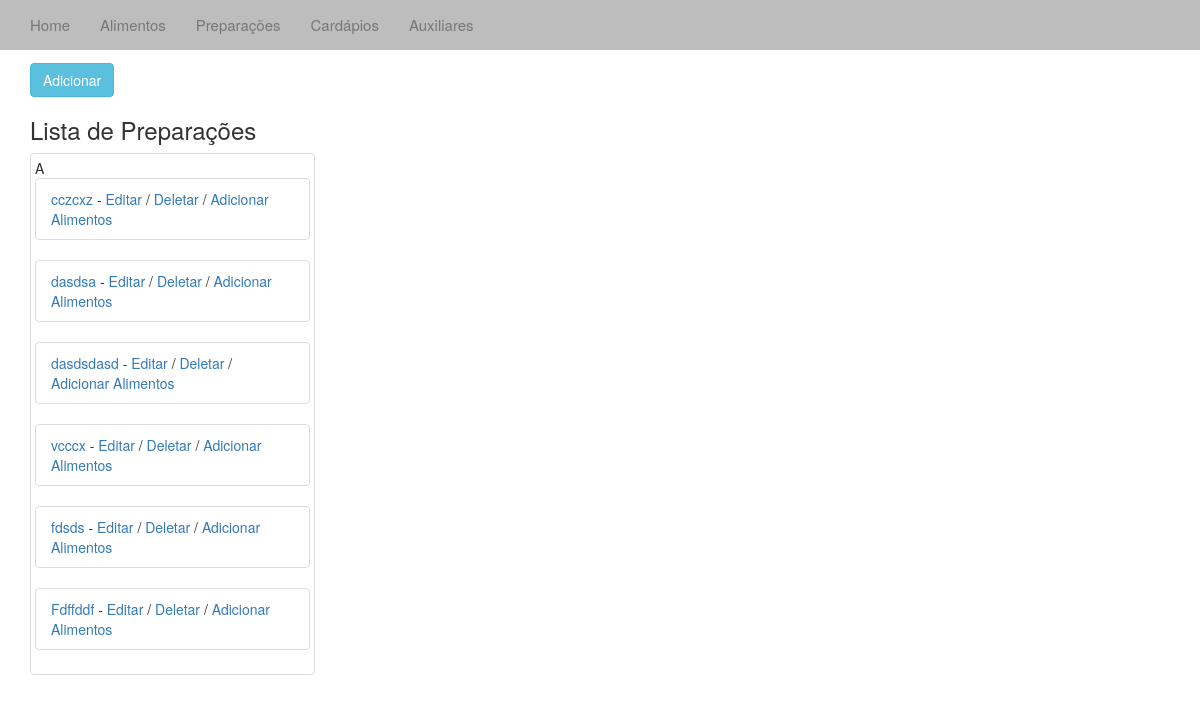
The app's page /prepara/, older data.
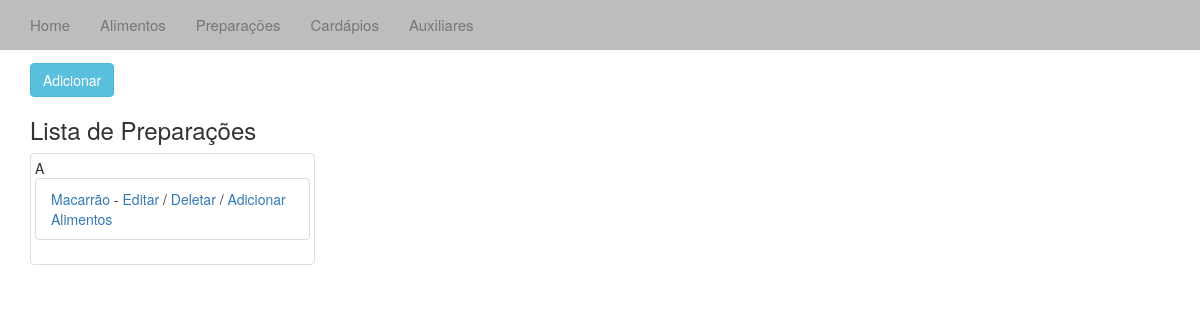
The same page, newer data.
### cardapio/models.py (models this page shows, shortened)
class Aux(models.Model):
	tipo = models.IntegerField(max_length=1)
	desc = models.CharField(max_length=4)

class Prepara(models.Model):
	desc = models.CharField(max_length=40)
	inNatura = models.IntegerField(max_length=1)
	enxofre = models.IntegerField(max_length=1)
	cor = models.CharField(max_length=10)
	tipoPrep = models.CharField(max_length=40)
	coccao = models.CharField(max_length=40)

### cardapio/views.py (the view)
# urls.py: url(r'^prepara/', 'cardapio.views.prepara', name='prepara'),
def prepara(request):
	p_list = Prepara.objects.all()
	aux_list = Aux.objects.all()
	context = {'p_list':p_list,'aux_list':aux_list}
	return render_to_response('prepara.html', context)

### templates/prepara.html (shortened to what this page needs)
{% extends "base.html" %}
{% block body%}
<div class="container-fluid">
	<div class="container">
			<h2>Auxiliares</h2>
			<a href="/addprepara/"><button type="button" class="btn btn-info">Adicionar</button></a>
			<h3>Lista de Preparações</h3>
		{% if p_list %}
			{% for t in aux_list %}
				{% if t.tipo == 2 %}
				<div class="thumbnail col-sm-3">
					{{ t.desc }}
					{% for a in p_list %}
					{% if a.tipoPrep == t.desc %}
					<ul class="list-group">
					<li class="list-group-item">
						<a href="/verprepara/{{ a.id }}"> {{ a.desc }}</a> -
						<a href="/editprepara/{{ a.id }}"> Editar</a> /
						<a href="/deleteprepara/{{ a.id }}"> Deletar </a> /
						<a href="/prep_alimentos/{{ a.id }}"> Adicionar Alimentos </a>
					</li>
					</ul>
					{% endif %}
				{% endfor %}
				</div>
				{% endif %}
			{% endfor %}
		{% endif %}
</div>
{% endblock %}

Row changes from the older to the newer data that the page shows:
removed Prepara: desc "cczcxz"
removed Prepara: desc "dasdsa"
removed Prepara: desc "dasdsdasd"
removed Prepara: desc "vcccx"
removed Prepara: desc "fdsds"
removed Prepara: desc "Fdffddf"
added Prepara: desc "Macarrão"
